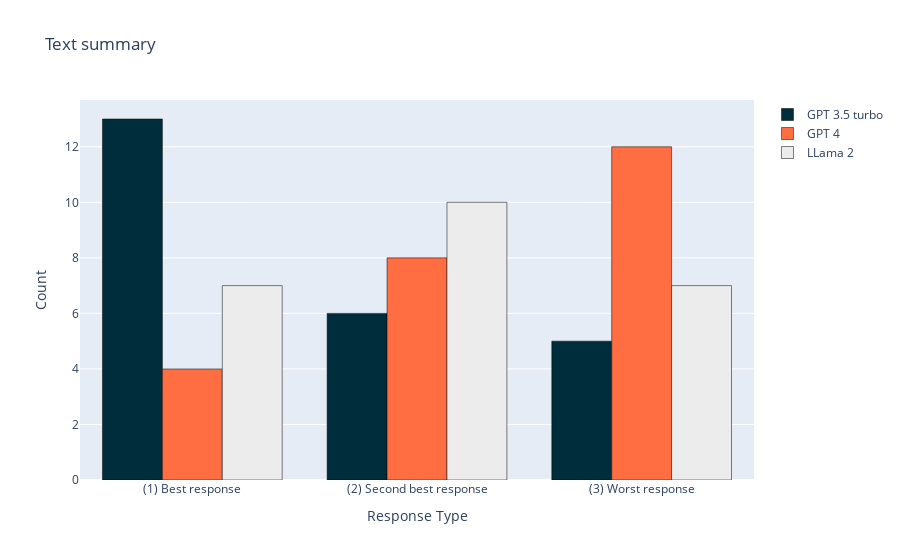

This figure's notebook cell:
### Code cell
# Data
labels = ["(1) Best response", "(2) Second best response", "(3) Worst response"]
GPT_35_turbo = [13, 6, 5]
GPT_4 = [4, 8, 12]
LLama_2 = [7, 10, 7]

# Create the bar chart
fig = go.Figure()

# Add data for each information sheet
fig.add_trace(go.Bar(x=labels, y=GPT_35_turbo, name='GPT 3.5 turbo', marker_color='#002D3C', marker=dict(line=dict(color='black', width=0.5))))
fig.add_trace(go.Bar(x=labels, y=GPT_4, name='GPT 4', marker_color='#FF6D43', marker=dict(line=dict(color='black', width=0.5))))
fig.add_trace(go.Bar(x=labels, y=LLama_2, name='LLama 2', marker_color='#ECECED', marker=dict(line=dict(color='black', width=0.5))))

# Customize the layout
fig.update_layout(
    title='Text summary',
    xaxis_title='Response Type',
    yaxis_title='Count',
    barmode='group'
)

# Show the plot
fig.show()

### Figure 1 — Plotly figure (JSON) as saved in the notebook; plotly's stock layout.template omitted (floating-point values rounded to 4 significant figures)
{"data": [{"marker": {"color": "#002D3C", "line": {"color": "black", "width": 0.5}}, "name": "GPT 3.5 turbo", "type": "bar", "x": ["(1) Best response", "(2) Second best response", "(3) Worst response"], "y": [13, 6, 5]}, {"marker": {"color": "#FF6D43", "line": {"color": "black", "width": 0.5}}, "name": "GPT 4", "type": "bar", "x": ["(1) Best response", "(2) Second best response", "(3) Worst response"], "y": [4, 8, 12]}, {"marker": {"color": "#ECECED", "line": {"color": "black", "width": 0.5}}, "name": "LLama 2", "type": "bar", "x": ["(1) Best response", "(2) Second best response", "(3) Worst response"], "y": [7, 10, 7]}], "layout": {"barmode": "group", "title": {"text": "Text summary"}, "xaxis": {"title": {"text": "Response Type"}}, "yaxis": {"title": {"text": "Count"}}}}
